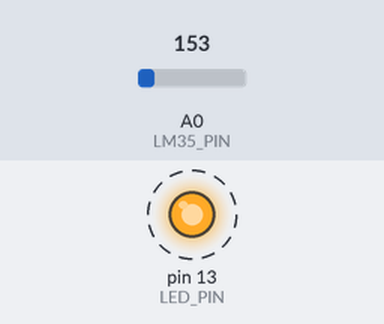
A sketch run on a simulated Arduino Uno, built with avr-gcc and run on an emulated ATmega328P. On the bench: output pins drawn as LEDs (lit = HIGH). Dashed ring = blinking. The inputs (shaded band) are chosen by the test bench; at power-on: A0 (LM35_PIN) = 153.

Above: at 0.87 s.
1.3 s: A0 (LM35_PIN) set to 165
At 2.5 s:
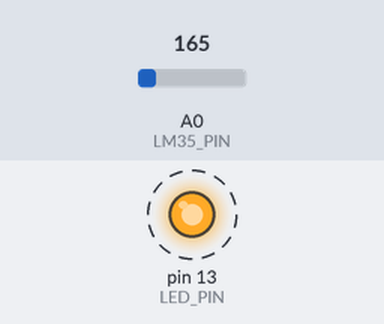
4.3 s: A0 (LM35_PIN) set to 133
At 4.87 s:
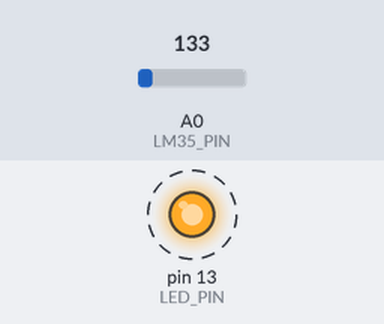
Timing chart, 0 to 13.3 s (numbered marks = the images above; inputs shaded):
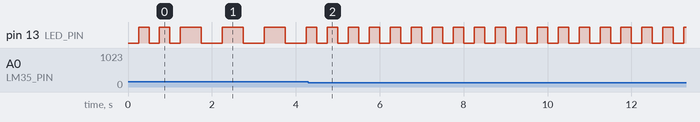

The sketch:

Arduino_Temperature_Control_System_with_LM35_Sensor.ino
```cpp
#include <elapsedMillis.h>

// Define constants
const int LM35_PIN = A0;            // LM35 temperature sensor pin
const int LED_PIN = 13;             // Onboard LED pin
const int TEMPERATURE_THRESHOLD = 30;
const int BLINK_INTERVAL_LOW_TEMP = 250;
const int BLINK_INTERVAL_HIGH_TEMP = 500;

// Time variables
elapsedMillis blinkTimer;  // Timer for LED blinking

// Function prototypes
float readTemperature();
void blinkLED(long interval);

void setup() {
  pinMode(LM35_PIN, INPUT);
  pinMode(LED_PIN, OUTPUT);
}

void loop() {
  // Read temperature from LM35 sensor
  float temperature = readTemperature();

  // Check temperature conditions and control LED accordingly
  if (temperature < TEMPERATURE_THRESHOLD) {
    blinkLED(BLINK_INTERVAL_LOW_TEMP);
  } else {
    blinkLED(BLINK_INTERVAL_HIGH_TEMP);
  }
}

// Function to read temperature from LM35 sensor
float readTemperature() {
  int sensorValue = analogRead(LM35_PIN);
  float voltage = (sensorValue / 1024.0) * 5.0;
  float temperature = (voltage - 0.5) * 100.0;
  return temperature;
}

// Function to control LED blinking based on temperature
void blinkLED(long interval) {
  // Check if the LED needs to be blinked
  if (blinkTimer >= interval) {
    // Reset the timer
    blinkTimer = 0;

    // Toggle the LED state
    if (digitalRead(LED_PIN) == LOW) {
      digitalWrite(LED_PIN, HIGH);
    } else {
      digitalWrite(LED_PIN, LOW);
    }
  }
}
```

Measured:
- after the input at 1.3 s, pin 13 (LED_PIN): alternates HIGH for 0.50 s and LOW for 0.50 s, starting after 0.45 s
- after the input at 4.3 s, pin 13 (LED_PIN): alternates HIGH for 0.25 s and LOW for 0.25 s, starting after 0.20 s
- by itself, pin 13 (LED_PIN): alternates HIGH for 0.25 s and LOW for 0.25 s
